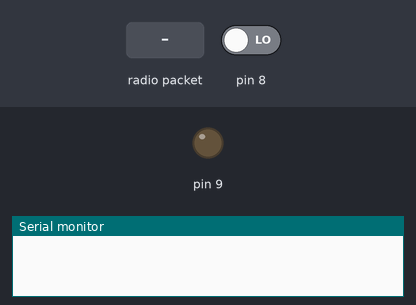
Bench run of a sketch on a simulated Arduino Uno, built with avr-gcc and run on an emulated ATmega328P. Parts: output pins drawn as LEDs (lit = HIGH), the last lines printed to the serial monitor. The inputs (shaded band) are chosen by the test bench; at power-on: pin 8 LOW. No radio packets arrive unless stated.

Above: at 1.2 s.
1.3 s: radio packet "1" arrives
At 2.1 s:
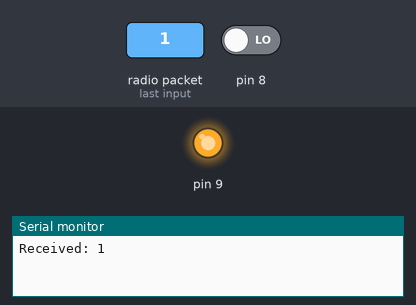
Timing chart, 0 to 4.3 s (numbered marks = the images above; inputs shaded):
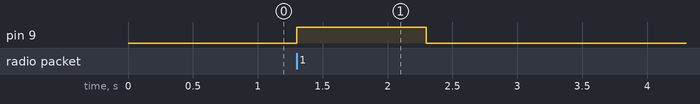

Measured:
- after the input at 1.3 s, pin 9: LOW → HIGH at once, → LOW 1.0 s later

The sketch:

main_building.ino
```cpp
#include <RH_ASK.h>
#include <SPI.h>

RH_ASK rf_driver;

void setup() {
  Serial.begin(9600);
  if (!rf_driver.init())
         Serial.println("init failed");
  pinMode(8,INPUT);
  pinMode(9,OUTPUT);
}

void loop() {
  uint8_t buf[RH_ASK_MAX_MESSAGE_LEN];
  uint8_t buflen = sizeof(buf);

  if (rf_driver.recv(buf, &buflen)) {
    buf[buflen] = '\0';
    Serial.print("Received: ");
    Serial.println((char*)buf);
    if (!(strcmp((char*)buf, "Alert") == 0)) {
    digitalWrite(9,HIGH);
    delay(1000);
    }
  }
  digitalWrite(9,LOW);
  if(digitalRead(8) == HIGH){
    const char *alertMsg = "Alert";
    rf_driver.send((uint8_t *)alertMsg, strlen(alertMsg));
    rf_driver.waitPacketSent();
    delay(1000);
  }
}
```
